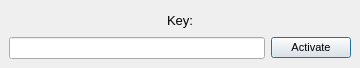
<?xml version="1.0" encoding="UTF-8"?>
<ui version="4.0">
 <class>IotikActivator</class>
 <widget class="QDialog" name="IotikActivator">
  <property name="geometry">
   <rect>
    <x>0</x>
    <y>0</y>
    <width>360</width>
    <height>68</height>
   </rect>
  </property>
  <property name="minimumSize">
   <size>
    <width>360</width>
    <height>68</height>
   </size>
  </property>
  <property name="maximumSize">
   <size>
    <width>360</width>
    <height>68</height>
   </size>
  </property>
  <property name="baseSize">
   <size>
    <width>360</width>
    <height>68</height>
   </size>
  </property>
  <property name="font">
   <font>
    <pointsize>8</pointsize>
   </font>
  </property>
  <property name="windowTitle">
   <string>Activation</string>
  </property>
  <layout class="QVBoxLayout" name="verticalLayout">
   <property name="leftMargin">
    <number>9</number>
   </property>
   <property name="topMargin">
    <number>9</number>
   </property>
   <property name="rightMargin">
    <number>9</number>
   </property>
   <property name="bottomMargin">
    <number>9</number>
   </property>
   <item>
    <widget class="QLabel" name="label">
     <property name="font">
      <font>
       <pointsize>10</pointsize>
      </font>
     </property>
     <property name="text">
      <string>Key:</string>
     </property>
     <property name="textFormat">
      <enum>Qt::AutoText</enum>
     </property>
     <property name="scaledContents">
      <bool>false</bool>
     </property>
     <property name="alignment">
      <set>Qt::AlignCenter</set>
     </property>
     <property name="wordWrap">
      <bool>false</bool>
     </property>
     <property name="openExternalLinks">
      <bool>false</bool>
     </property>
     <property name="textInteractionFlags">
      <set>Qt::LinksAccessibleByMouse</set>
     </property>
    </widget>
   </item>
   <item>
    <layout class="QHBoxLayout" name="horizontalLayout">
     <item>
      <widget class="QLineEdit" name="keyLine"/>
     </item>
     <item>
      <widget class="QPushButton" name="activateButton">
       <property name="text">
        <string>Activate</string>
       </property>
       <property name="autoDefault">
        <bool>true</bool>
       </property>
      </widget>
     </item>
    </layout>
   </item>
  </layout>
 </widget>
 <resources/>
 <connections/>
</ui>
